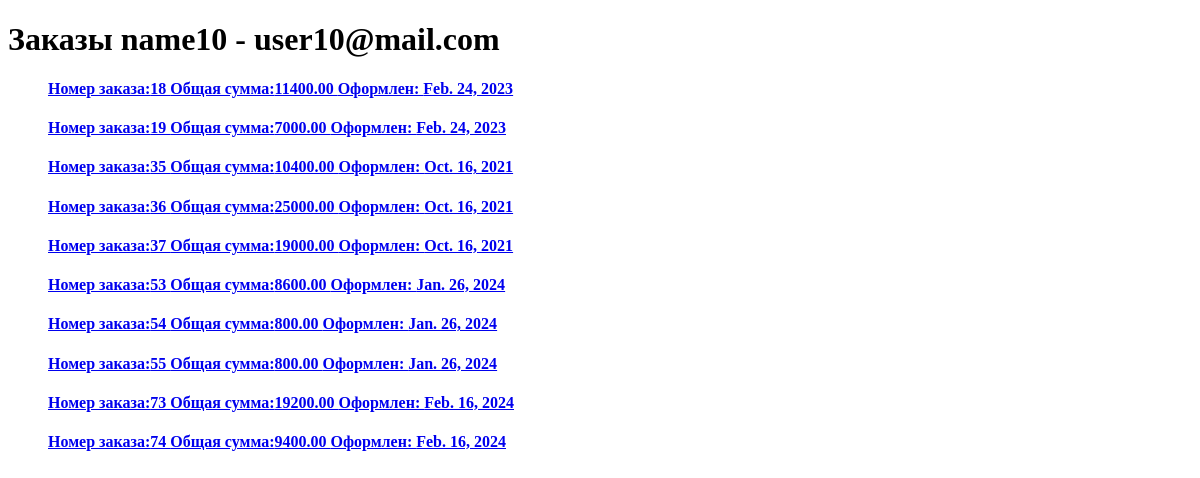
Before: /customer_orders/10/ with the older database file.
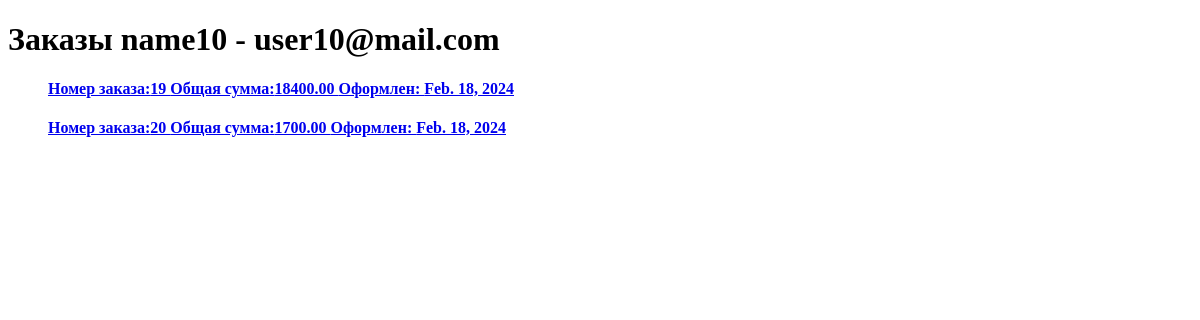
After: the same page with the newer database file.
### homework_app/models.py (models this page shows, shortened)
class Customer(models.Model):
    name = models.CharField(max_length=100)
    email = models.EmailField()
    phone = models.TextField(max_length=12)
    address = models.CharField(max_length=400)
    registration_date = models.DateField(auto_now_add=True)
    def __str__(self):
        return f'{self.name} - {self.email}'

class Order(models.Model):
    customer = models.ForeignKey(Customer, on_delete=models.CASCADE)
    product = models.ManyToManyField(Product, default=None)
    order_date = models.DateField(auto_now_add=True)
    total_price = models.DecimalField(max_digits=8, decimal_places=2, default=0)

### homework_app/views.py (the view)
# urls.py: path('customer_orders/<int:customer_id>/', views.customer_orders, name='customer_orders'),
def customer_orders(request, customer_id):
    customer = get_object_or_404(Customer, pk=customer_id)
    orders = Order.objects.filter(customer=customer)
    context = {'customer': customer,
               'orders': orders}
    return render(request, 'homework_app/customer_orders.html', context)

### homework_app/templates/homework_app/customer_orders.html (shortened to what this page needs)
{% extends 'base.html' %}
{% block content %}
<h1> Заказы {{customer}}</h1>
<ul>
    {%for order in orders%}
    <tr>
        <h4><a href="{% url 'order_full' order.id %}">Номер заказа:{{ order.id }}
            Общая сумма:{{order.total_price}} Оформлен: {{order.order_date}}</a></h4>
    </tr>
    {% endfor %}
</ul>
{% endblock %}

### homework_app/templates/base.html (shortened to what this page needs)
<!DOCTYPE html>
<html lang="en">
<head>
</head>
<body>
{% block content %}
{% endblock %}
</body>
</html>

Changed rows visible on the page:
no longer on this page (row edited): Order: id "18", total_price "11400.00", order_date "Feb. 24, 2023"
removed Order: id "35", total_price "10400.00", order_date "Oct. 16, 2021"
removed Order: id "36", total_price "25000.00", order_date "Oct. 16, 2021"
removed Order: id "37", total_price "19000.00", order_date "Oct. 16, 2021"
removed Order: id "53", total_price "8600.00", order_date "Jan. 26, 2024"
removed Order: id "54", total_price "800.00", order_date "Jan. 26, 2024"
removed Order: id "55", total_price "800.00", order_date "Jan. 26, 2024"
removed Order: id "73", total_price "19200.00", order_date "Feb. 16, 2024"
removed Order: id "74", total_price "9400.00", order_date "Feb. 16, 2024"
changed Order id 19: total_price "7000.00" → "18400.00"; order_date "Feb. 24, 2023" → "Feb. 18, 2024"
now on this page (row edited): Order: id "20", total_price "1700.00", order_date "Feb. 18, 2024"
